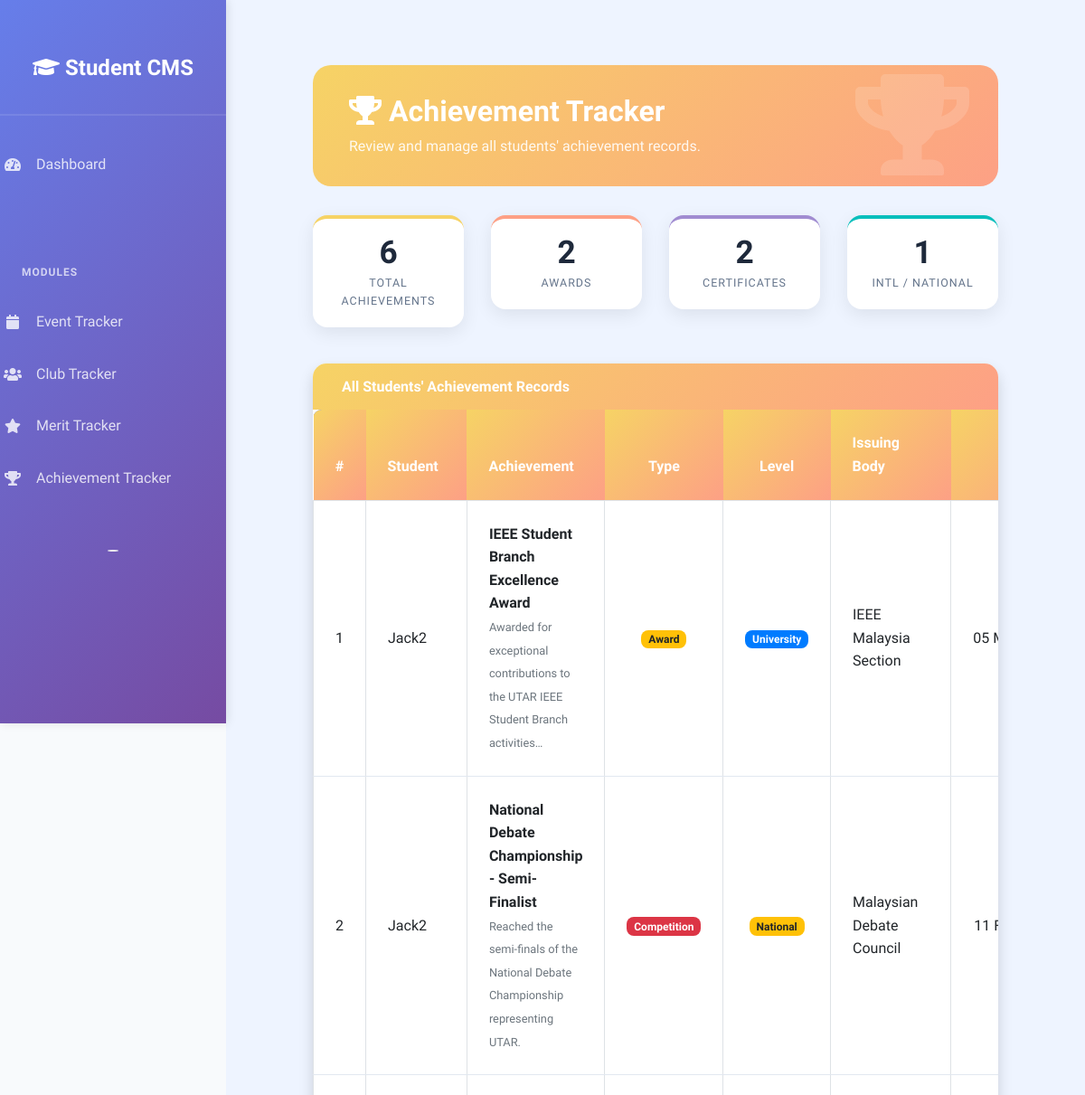
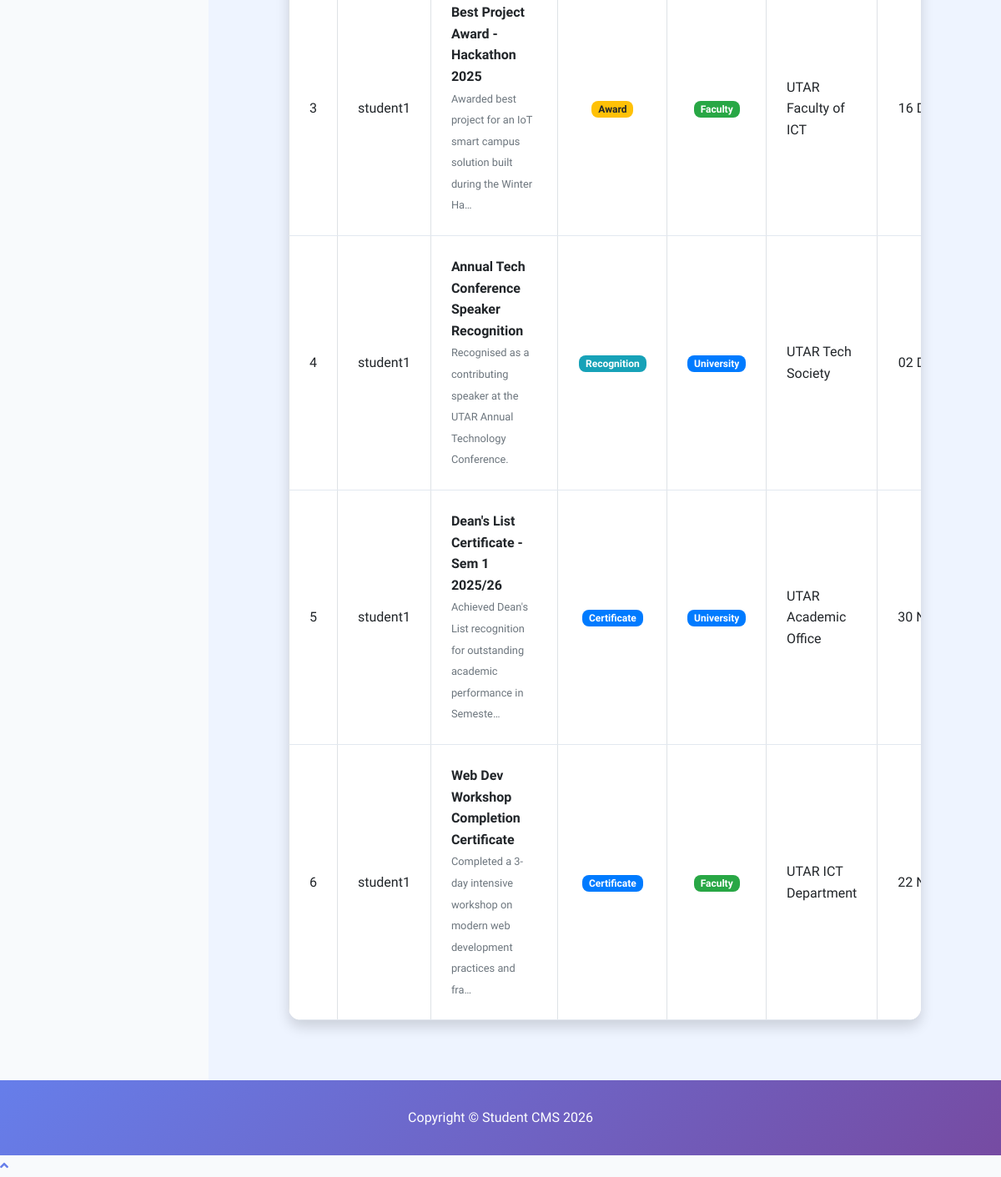
Page /modules/achievement/achievement_tracker.php (signed in) on the committed database (2 pictures, top to bottom).
### tables this page shows
CREATE TABLE IF NOT EXISTS achievements (
    achievement_id    INT PRIMARY KEY AUTO_INCREMENT,
    user_id           INT NOT NULL,
    achievement_title VARCHAR(200) NOT NULL,
    achievement_type  ENUM('Award','Certificate','Recognition','Scholarship','Competition','Other') DEFAULT 'Award',
    issuing_body      VARCHAR(200),
    achievement_date  DATE NOT NULL,
    description       LONGTEXT,
    level             ENUM('International','National','State','University','Faculty','Club') DEFAULT 'University',
    position_rank     VARCHAR(100),
    certificate_file  VARCHAR(255),
    created_at        TIMESTAMP DEFAULT CURRENT_TIMESTAMP,
    updated_at        TIMESTAMP DEFAULT CURRENT_TIMESTAMP ON UPDATE CURRENT_TIMESTAMP,
    FOREIGN KEY (user_id) REFERENCES users(user_id) ON DELETE CASCADE,
    INDEX idx_user_id        (user_id),
    INDEX idx_achievement_date (achievement_date)
);

CREATE TABLE IF NOT EXISTS users (
    user_id INT PRIMARY KEY AUTO_INCREMENT,
    username VARCHAR(50) UNIQUE NOT NULL,
    email VARCHAR(100) UNIQUE NOT NULL,
    password VARCHAR(255) NOT NULL,
    full_name VARCHAR(100),
    role ENUM('student', 'admin') DEFAULT 'student',
    created_at TIMESTAMP DEFAULT CURRENT_TIMESTAMP,
    updated_at TIMESTAMP DEFAULT CURRENT_TIMESTAMP ON UPDATE CURRENT_TIMESTAMP
);

### modules/achievement/achievement_tracker.php (the view, shortened to what this page needs)
<?php
require_once '../../config.php';
$role    = $_SESSION['role'] ?? 'student';
$achievements = [];
if ($role === 'admin') {
    $result = $conn->query(
        "SELECT a.*, u.username
         FROM achievements a
         LEFT JOIN users u ON a.user_id = u.user_id
         ORDER BY a.achievement_date DESC"
    );
    if ($result) {
        while ($row = $result->fetch_assoc()) $achievements[] = $row;
    }
}
$total        = count($achievements);
$by_type      = [];
$intl_count   = 0;
foreach ($achievements as $a) {
    $by_type[$a['achievement_type']]  = ($by_type[$a['achievement_type']]  ?? 0) + 1;
    if ($a['level'] === 'International' || $a['level'] === 'National') $intl_count++;
}
function typeBadgeClass(string $type): string {
    return match($type) {
        'Award'        => 'badge-warning',
        'Certificate'  => 'badge-primary',
        'Recognition'  => 'badge-info',
        'Scholarship'  => 'badge-success',
        'Competition'  => 'badge-danger',
        default        => 'badge-secondary',
    };
}
function levelBadgeClass(string $level): string {
    return match($level) {
        'International' => 'badge-danger',
        'National'      => 'badge-warning',
        'State'         => 'badge-info',
        'University'    => 'badge-primary',
        'Faculty'       => 'badge-success',
        default         => 'badge-secondary',
    };
}
?>
<!DOCTYPE html>
<html lang="en">
<head>
    <link href="../../vendor/fontawesome-free/css/all.min.css" rel="stylesheet">
    <link href="https://cdn.jsdelivr.net/npm/bootstrap@4.6.0/dist/css/bootstrap.min.css" rel="stylesheet">
    <link href="../../assets/style.css" rel="stylesheet">
</head>
<body id="page-top">
<div id="wrapper">
    <?php include('../../includes/sidebar.php'); ?>
    <div id="content-wrapper" class="d-flex flex-column">
        <div id="content">
            <div class="container-fluid pt-4">
                <div class="ach-hero d-flex align-items-center justify-content-between flex-wrap">
                    <div>
                        <h1><i class="fas fa-trophy mr-2"></i>Achievement Tracker</h1>
                        <p>
                            <?php if ($role === 'admin'): ?>
                                Review and manage all students' achievement records.
                            <?php else: ?>
                                Record your awards, certificates, and recognitions in one place.
                            <?php endif; ?>
                        </p>
                    </div>
                </div>
                <div class="row mb-4">
                    <div class="col-6 col-md-3 mb-3">
                        <div class="stat-pill gold">
                            <div class="num"><?php echo $total; ?></div>
                            <div class="lbl">Total Achievements</div>
                        </div>
                    </div>
                    <div class="col-6 col-md-3 mb-3">
                        <div class="stat-pill orange">
                            <div class="num"><?php echo $by_type['Award'] ?? 0; ?></div>
                            <div class="lbl">Awards</div>
                        </div>
                    </div>
                    <div class="col-6 col-md-3 mb-3">
                        <div class="stat-pill purple">
                            <div class="num"><?php echo $by_type['Certificate'] ?? 0; ?></div>
                            <div class="lbl">Certificates</div>
                        </div>
                    </div>
                    <div class="col-6 col-md-3 mb-3">
                        <div class="stat-pill teal">
                            <div class="num"><?php echo $intl_count; ?></div>
                            <div class="lbl">Intl / National</div>
                        </div>
                    </div>
                </div>
                <div class="card shadow mb-4">
                    <div class="card-header py-3" style="background: linear-gradient(135deg,#f6d365,#fda085);">
                        <h6 class="m-0 font-weight-bold text-white">
                            <?php echo ($role === 'admin') ? "All Students' Achievement Records" : "My Achievement Records"; ?>
                        </h6>
                    </div>
                    <div class="card-body p-0">
                        <?php if (empty($achievements)): ?>
                            <div class="no-ach">
                                <i class="fas fa-trophy d-block"></i>
                                <p class="font-weight-bold mb-1">No achievements yet</p>
                                <p class="text-muted small">Click "Add Achievement" to log your first record.</p>
                            </div>
                        <?php else: ?>
                            <div class="table-responsive">
                                <table class="table table-bordered ach-table mb-0" width="100%">
                                    <thead>
                                        <tr>
                                            <th class="text-center">#</th>
                                            <?php if ($role === 'admin'): ?><th>Student</th><?php endif; ?>
                                            <th>Achievement</th>
                                            <th class="text-center">Type</th>
                                            <th class="text-center">Level</th>
                                            <th>Issuing Body</th>
                                            <th class="text-center">Date</th>
                                        </tr>
                                    </thead>
                                    <tbody>
                                        <?php foreach ($achievements as $i => $a): ?>
                                        <tr>
                                            <td class="text-center"><?php echo $i + 1; ?></td>
                                            <?php if ($role === 'admin'): ?>
                                                <td><?php echo htmlspecialchars($a['username'] ?? '—'); ?></td>
                                            <?php endif; ?>
                                            <td>
                                                <strong><?php echo htmlspecialchars($a['achievement_title']); ?></strong>
                                                <?php if (!empty($a['description'])): ?>
                                                    <br><small class="text-muted"><?php echo htmlspecialchars(mb_substr($a['description'], 0, 80)) . (mb_strlen($a['description']) > 80 ? '…' : ''); ?></small>
                                                <?php endif; ?>
                                            </td>
                                            <td class="text-center">
                                                <span class="badge <?php echo typeBadgeClass($a['achievement_type']); ?>">
                                                    <?php echo htmlspecialchars($a['achievement_type']); ?>
                                                </span>
                                            </td>
                                            <td class="text-center">
                                                <span class="badge <?php echo levelBadgeClass($a['level']); ?>">
                                                    <?php echo htmlspecialchars($a['level']); ?>
                                                </span>
                                            </td>
                                            <td><?php echo htmlspecialchars($a['issuing_body'] ?: '—'); ?></td>
                                            <td class="text-center text-nowrap">
                                                <?php echo date('d M Y', strtotime($a['achievement_date'])); ?>
                                            </td>
                                        </tr>
                                        <?php endforeach; ?>
                                    </tbody>
                                </table>
                            </div>
                        <?php endif; ?>
                    </div>
                </div>
            </div>
        </div>
        <?php include('../../includes/footer.php'); ?>
</body>
</html>

### assets/style.css (style rules this page uses)
:root { --primary-gradient: linear-gradient(135deg, #667eea 0%, #764ba2 100%); --secondary-gradient: linear-gradient(135deg, #f093fb 0%, #f5576c 100%); --success-gradient: linear-gradient(135deg, #00d2fc 0%, #3677ff 100%); --primary-color: #667eea; --secondary-color: #764ba2; --success-color: #10b981; --warning-color: #f59e0b; --danger-color: #ef4444; --info-color: #3b82f6; --light-bg: #f8fafc; --card-bg: #ffffff; --text-dark: #1e293b; --text-light: #64748b; --border-color: #e2e8f0; --spacing-xs: 0.25rem; --spacing-sm: 0.5rem; --spacing-md: 1rem; --spacing-lg: 1.5rem; --spacing-xl: 2rem; --spacing-2xl: 3rem; }
*, *::before, *::after { box-sizing: border-box; }
html, body { font-family: 'Segoe UI', Tahoma, Geneva, Verdana, sans-serif; background-color: var(--light-bg); color: var(--text-dark); line-height: 1.6; }
body { min-height: 100vh; }
html { scroll-behavior: smooth; }
h1, h2, h3, h4, h5, h6 { font-weight: 600; margin-bottom: var(--spacing-md); color: var(--text-dark); }
h1 { font-size: 2.5rem; }
p { color: var(--text-light); margin-bottom: var(--spacing-md); }
#content { margin-left: 250px; padding: var(--spacing-2xl); min-height: 100vh; background: #eef4ff; }
.card { background: white; border-radius: 15px; box-shadow: 0 4px 15px rgba(0, 0, 0, 0.08); overflow: hidden; transition: all 0.3s ease; border: none; margin-bottom: var(--spacing-lg); }
.card-header { background: var(--primary-gradient); color: white; padding: var(--spacing-lg) var(--spacing-xl); border-bottom: none; font-weight: 600; }
.card-body { padding: var(--spacing-xl); }
.container-fluid { padding-right: var(--spacing-2xl); padding-left: var(--spacing-2xl); }
.text-center { text-align: center; }
.mb-3 { margin-bottom: var(--spacing-lg); }
.mb-4 { margin-bottom: var(--spacing-2xl); }
.d-flex { display: flex; }
.table { background: white; border-radius: 10px; overflow: hidden; box-shadow: 0 4px 15px rgba(0, 0, 0, 0.08); }
.table thead { background: var(--primary-gradient); color: white; }
.table thead th { padding: var(--spacing-lg); font-weight: 600; border: none; }
.table tbody td { padding: var(--spacing-lg); border-bottom: 1px solid var(--border-color); vertical-align: middle; }

### modules/achievement/achievement_tracker.php (style rules this page uses)
.ach-hero { background: linear-gradient(135deg, #f6d365 0%, #fda085 100%); border-radius: 20px; padding: 2rem 2.5rem; margin-bottom: 2rem; color: #fff; position: relative; overflow: hidden; }
.ach-hero::before { content: '\f091'; font-family: 'Font Awesome 5 Free'; font-weight: 900; position: absolute; right: 2rem; top: 50%; transform: translateY(-50%); font-size: 7rem; opacity: 0.15; }
.ach-hero h1 { color: #fff; font-size: 2rem; margin-bottom: 0.4rem; }
.ach-hero p { color: rgba(255,255,255,0.9); margin: 0; }
.stat-pill { background: #fff; border-radius: 16px; padding: 1.2rem 1.5rem; box-shadow: 0 6px 20px rgba(0,0,0,0.08); text-align: center; border-top: 4px solid; }
.stat-pill.gold { border-color: #f6d365; }
.stat-pill.orange { border-color: #fda085; }
.stat-pill.purple { border-color: #a18cd1; }
.stat-pill.teal { border-color: #0abfbc; }
.stat-pill .num { font-size: 2.2rem; font-weight: 700; color: #1e293b; line-height: 1; }
.stat-pill .lbl { font-size: 0.78rem; text-transform: uppercase; letter-spacing: .08em; color: #64748b; margin-top: 0.4rem; }
.ach-table thead th { background: linear-gradient(135deg,#f6d365,#fda085); color: #fff; border: none; }
.ach-table td { vertical-align: middle; }
.badge { font-size: 0.75rem; padding: 0.35em 0.65em; border-radius: 8px; }

### rows in the picture
achievements: user "2", user.username "student1", achievement_title "Best Project Award - Hackathon 2025", description "Awarded best project for an IoT smart campus solution built during the Winter Ha", achievement_type "Award", level "Faculty", issuing_body "UTAR Faculty of ICT", achievement_date "16…"
achievements: user.username "Jack2", achievement_title "IEEE Student Branch Excellence Award", description "Awarded for exceptional contributions to the UTAR IEEE Student Branch activities", achievement_type "Award", level "University", issuing_body "IEEE Malaysia Section", achievement_date "05…"
achievements: user.username "Jack2", achievement_title "National Debate Championship - Semi-Finalist", description "Reached the semi-finals of the National Debate Championship representing UTAR.", achievement_type "Competition", level "National", issuing_body "Malaysian Debate Council", achievement_date "11…"
achievements: user.username "student1", achievement_title "Annual Tech Conference Speaker Recognition", description "Recognised as a contributing speaker at the UTAR Annual Technology Conference.", achievement_type "Recognition", level "University", issuing_body "UTAR Tech Society", achievement_date "02…"
achievements: user.username "student1", achievement_title "Dean's List Certificate - Sem 1 2025/26", description "Achieved Dean's List recognition for outstanding academic performance in Semeste", achievement_type "Certificate", level "University", issuing_body "UTAR Academic Office", achievement_date "30…"
achievements: user.username "student1", achievement_title "Web Dev Workshop Completion Certificate", description "Completed a 3-day intensive workshop on modern web development practices and fra", achievement_type "Certificate", level "Faculty", issuing_body "UTAR ICT Department", achievement_date "22…"

### other values in the picture
$total "6"
$intl_count "1"
